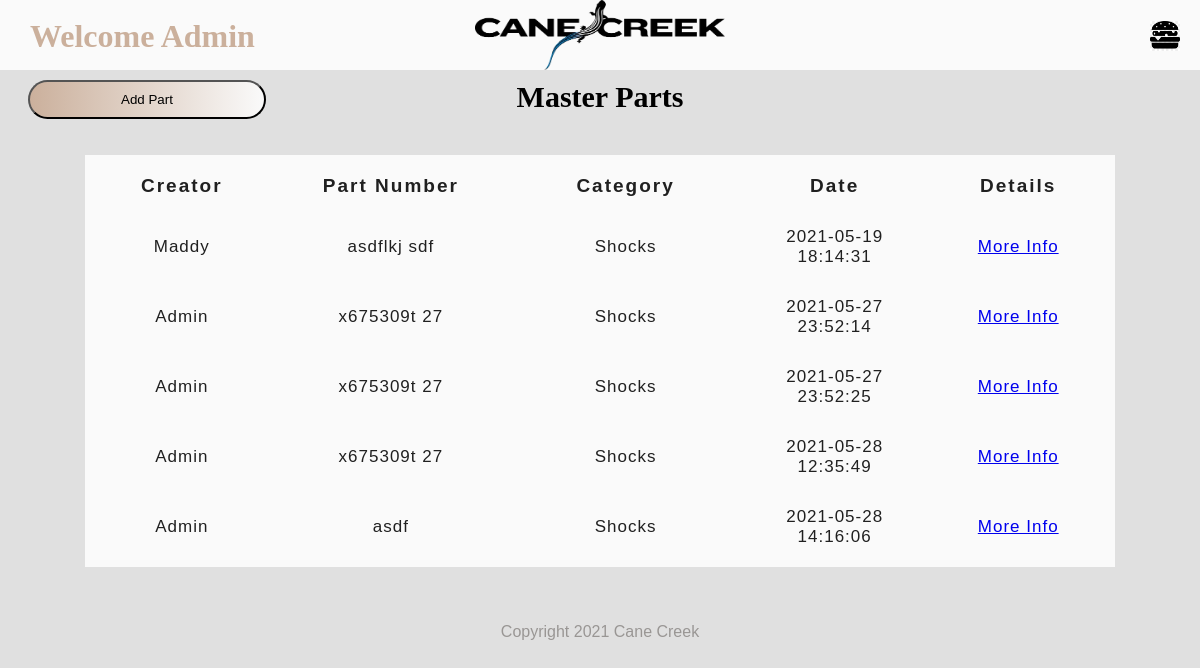
Page /master.php (signed in) on the earlier database version.
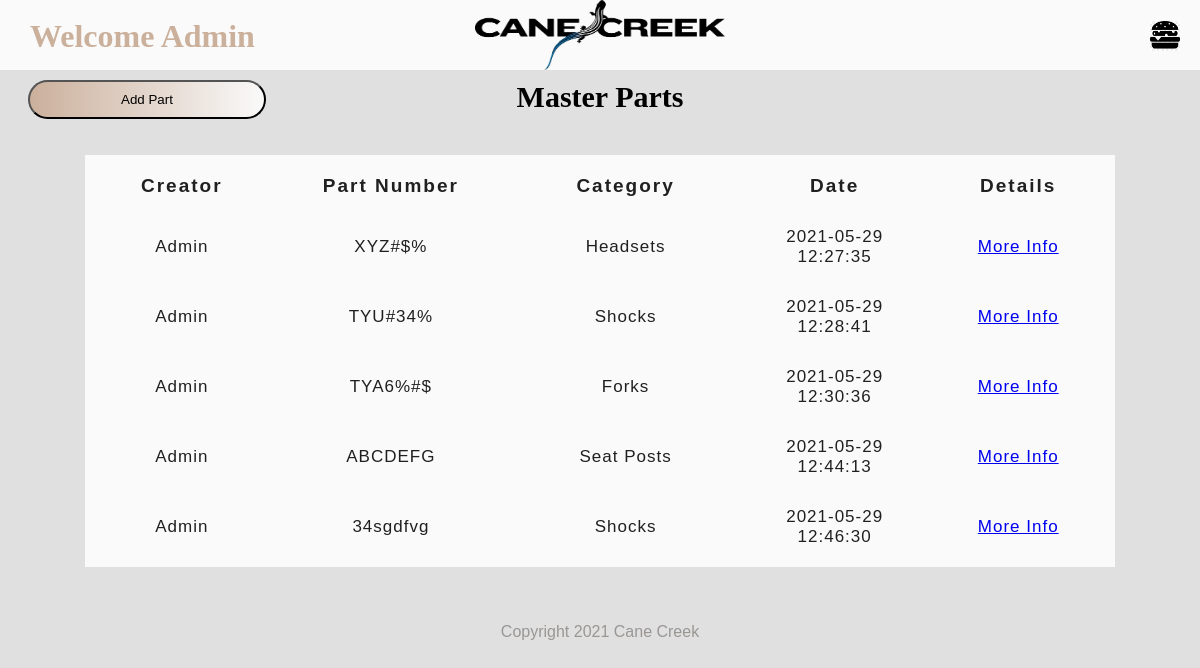
Same page on the later database version.
### tables this page shows
CREATE TABLE `parts` (
  `id` int(11) NOT NULL AUTO_INCREMENT,
  `qr` varchar(255) NOT NULL,
  `userid` varchar(255) NOT NULL,
  `pnumber` varchar(255) NOT NULL,
  `pname` varchar(255) NOT NULL,
  `pcategory` varchar(255) NOT NULL,
  `pdescription` varchar(255) NOT NULL,
  `ptime` timestamp NOT NULL DEFAULT current_timestamp(),
  PRIMARY KEY (`id`)
);

### php/global.php (called while the page is built, shortened)
<?php
  include('config/dbConnect.php');
  $sql = 'SELECT * FROM parts';
  $result = mysqli_query($conn, $sql);
  $parts = mysqli_fetch_all($result, MYSQLI_ASSOC);
?>

### master.php (the view, shortened to what this page needs)
<?php
  include ('templates/header.php')
?>
<form id="addpartbtn" class="input-group" style="position: absolute; top: 80px; left: 7px;" >
  <button type="submit" class="submit-btn">Add Part</button>
</form>
<h2 style="color: black;">Master Parts</h2>
<div class='tablebox'>
  <table class='table'>
    <thead>
      <tr>
        <th>Creator</th>
        <th>Part Number</th>
        <th>Category</th>
        <th>Date</th>
        <th>Details</th>
      </tr>
    </thead>
    <?php foreach ($parts as $part){ ?>
      <tbody>
        <tr>
          <td><?php echo htmlspecialchars($part['userid']);?></td>
          <td><?php echo htmlspecialchars($part['pnumber']);?></td>
          <td><?php echo htmlspecialchars($part['pcategory']);?></td>
          <td><?php echo htmlspecialchars($part['ptime']);?></td>
          <td>
            <a href="details.php?qr=<?php echo $part['qr']?>">More Info</a>
          </td>
        </tr>
      </tbody>
    <?php } ?>
  </table>
</div>
<?php
  include('templates/footer.php');
?>

### templates/header.php (shortened to what this page needs)
<?php
  include('php/global.php');
?>
<html>
  <head>
    <link rel="stylesheet" href="css/master.css">
    <header id="header">
      <h1>
        Welcome
        <?php echo htmlspecialchars($_SESSION['userid']) ?>
      </h1>
      <a href="master.php">
        <img id="logo" src="img/logo.png">
      </a>
      <img src="img/hamburger.png" id="nav" style="cursor: pointer; height: 30px; width: 30px; position: absolute; top: 21px; right: 20px;" />
    </header>
  </head>
  <body class="background">

### templates/footer.php (shortened to what this page needs)
    <footer class="footer">
      Copyright 2021 Cane Creek
    </footer>
  </body>
</html>

### css/master.css (style rules this page uses)
* { margin: 0; padding: 0; font-family: sans-serif; }
#header { position: -webkit-sticky; position: sticky; background: #FAFAFA; color: #202020; top: 0px; z-index: 1; }
footer { text-align: center; padding: 20px; color: #999694; }
.background { background: #E0E0E0; color: #202020; }
.tablebox { background: #FAFAFA; width: 85%; position: relative; margin: 3% auto; padding: 5px; }
table { table-layout: fixed; width: 100%; border-collapse: collapse; }
thead th:nth-child(1) { width: 15%; }
thead th:nth-child(2) { width: 20%; }
thead th:nth-child(3) { width: 20%; }
thead th:nth-child(4) { width: 15%; }
thead th:nth-child(5) { width: 15%; }
th, td { padding: 15px; }
th { letter-spacing: 2px; font-size: 19; }
td { letter-spacing: 1px; font-size: 17; }
tbody td { text-align: center; }
#logo { width: 250px; height: 70px; display: block; margin: 0 auto; }
h1 { position: absolute; top: 18px; left: 30px; font-family: aerial; color: #cbb09c; }
h2 { text-align: center; font-size: 30px; padding: 10px 50px 5px; font-family: aerial; color: #cbb09c; }
.submit-btn { width: 85%; padding: 10px 30px; cursor: pointer; display: block; margin: auto; background: linear-gradient(to left,#FAFAFA, #cbb09c); border: 1; outline: none; border-radius: 30px; }
.input-group { top:180px; position: absolute; width: 280px; transition: .5s; }

Differences in the rows shown:
removed parts: userid "Maddy", pnumber "asdflkj sdf", pcategory "Shocks", ptime "2021-05-19 18:14:31"
removed parts: userid "Admin", pnumber "x675309t 27", pcategory "Shocks", ptime "2021-05-27 23:52:14"
removed parts: userid "Admin", pnumber "x675309t 27", pcategory "Shocks", ptime "2021-05-27 23:52:25"
removed parts: userid "Admin", pnumber "x675309t 27", pcategory "Shocks", ptime "2021-05-28 12:35:49"
removed parts: userid "Admin", pnumber "asdf", pcategory "Shocks", ptime "2021-05-28 14:16:06"
added parts: userid "Admin", pnumber "XYZ#$%", pcategory "Headsets", ptime "2021-05-29 12:27:35"
added parts: userid "Admin", pnumber "TYU#34%", pcategory "Shocks", ptime "2021-05-29 12:28:41"
added parts: userid "Admin", pnumber "TYA6%#$", pcategory "Forks", ptime "2021-05-29 12:30:36"
added parts: userid "Admin", pnumber "ABCDEFG", pcategory "Seat Posts", ptime "2021-05-29 12:44:13"
added parts: userid "Admin", pnumber "34sgdfvg", pcategory "Shocks", ptime "2021-05-29 12:46:30"
